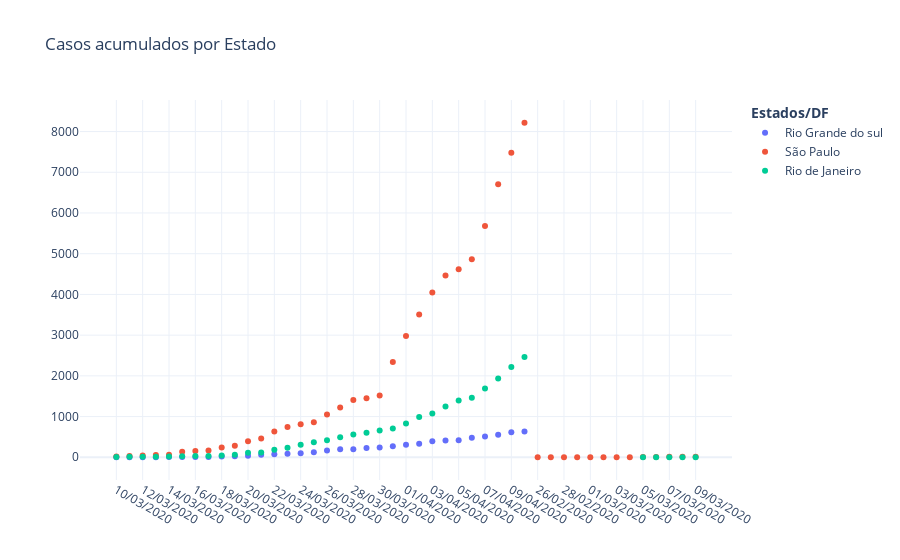

Notebook code cell kept with this figure:
### Code cell
# Plot confirmed cases

fig = go.Figure(
    [
        go.Scatter(x = RS.data, y = RS.casosAcumulados, mode="markers", name="Rio Grande do sul", line_shape='spline'),
        
    go.Scatter(x = SP.data, y = SP.casosAcumulados, mode="markers",name="São Paulo", line_shape='spline'),
        
       go.Scatter(x = RJ.data, y = RJ.casosAcumulados, mode="markers",name="Rio de Janeiro" ,line_shape='spline'),
    ])

fig.update_layout(title='Casos acumulados por Estado',legend_title='<b> Estados/DF </b>',
                   
                   showlegend=True, template="plotly_white",direction='clockwise')

fig.show()
plotly.offline.plot(fig, filename='HTML/AcumuladoEstadosDia.html', auto_open=False)

### Figure 1 — Plotly figure (JSON) as saved in the notebook; plotly's stock layout.template omitted (floating-point values rounded to 4 significant figures)
{"data": [{"line": {"shape": "spline"}, "mode": "markers", "name": "Rio Grande do sul", "type": "scatter", "x": ["10/03/2020", "11/03/2020", "12/03/2020", "13/03/2020", "14/03/2020", "15/03/2020", "16/03/2020", "17/03/2020", "18/03/2020", "19/03/2020", "20/03/2020", "21/03/2020", "22/03/2020", "23/03/2020", "24/03/2020", "25/03/2020", "26/03/2020", "27/03/2020", "28/03/2020", "29/03/2020", "30/03/2020", "31/03/2020", "01/04/2020", "02/04/2020", "03/04/2020", "04/04/2020", "05/04/2020", "06/04/2020", "07/04/2020", "08/04/2020", "09/04/2020", "10/04/2020"], "y": [1, 2, 4, 4, 6, 6, 6, 10, 19, 28, 37, 60, 72, 86, 98, 123, 168, 195, 197, 226, 241, 274, 306, 334, 396, 410, 418, 481, 508, 555, 618, 636]}, {"line": {"shape": "spline"}, "mode": "markers", "name": "São Paulo", "type": "scatter", "x": ["26/02/2020", "27/02/2020", "28/02/2020", "29/02/2020", "01/03/2020", "02/03/2020", "03/03/2020", "04/03/2020", "05/03/2020", "06/03/2020", "07/03/2020", "08/03/2020", "09/03/2020", "10/03/2020", "11/03/2020", "12/03/2020", "13/03/2020", "14/03/2020", "15/03/2020", "16/03/2020", "17/03/2020", "18/03/2020", "19/03/2020", "20/03/2020", "21/03/2020", "22/03/2020", "23/03/2020", "24/03/2020", "25/03/2020", "26/03/2020", "27/03/2020", "28/03/2020", "29/03/2020", "30/03/2020", "31/03/2020", "01/04/2020", "02/04/2020", "03/04/2020", "04/04/2020", "05/04/2020", "06/04/2020", "07/04/2020", "08/04/2020", "09/04/2020", "10/04/2020"], "y": [1, 1, 1, 2, 2, 2, 2, 3, 6, 10, 13, 16, 16, 19, 30, 42, 56, 65, 136, 152, 164, 240, 286, 396, 459, 631, 745, 810, 862, 1052, 1223, 1406, 1451, 1517, 2339, 2981, 3506, 4048, 4466, 4620, 4866, 5682, 6708, 7480, 8216]}, {"line": {"shape": "spline"}, "mode": "markers", "name": "Rio de Janeiro", "type": "scatter", "x": ["05/03/2020", "06/03/2020", "07/03/2020", "08/03/2020", "09/03/2020", "10/03/2020", "11/03/2020", "12/03/2020", "13/03/2020", "14/03/2020", "15/03/2020", "16/03/2020", "17/03/2020", "18/03/2020", "19/03/2020", "20/03/2020", "21/03/2020", "22/03/2020", "23/03/2020", "24/03/2020", "25/03/2020", "26/03/2020", "27/03/2020", "28/03/2020", "29/03/2020", "30/03/2020", "31/03/2020", "01/04/2020", "02/04/2020", "03/04/2020", "04/04/2020", "05/04/2020", "06/04/2020", "07/04/2020", "08/04/2020", "09/04/2020", "10/04/2020"], "y": [1, 1, 2, 3, 3, 8, 13, 16, 16, 22, 24, 31, 33, 45, 65, 109, 119, 186, 233, 305, 370, 421, 493, 558, 600, 657, 708, 832, 992, 1074, 1246, 1394, 1461, 1688, 1938, 2216, 2464]}], "layout": {"direction": "clockwise", "legend": {"title": {"text": "<b> Estados/DF </b>"}}, "showlegend": true, "title": {"text": "Casos acumulados por Estado"}}}
